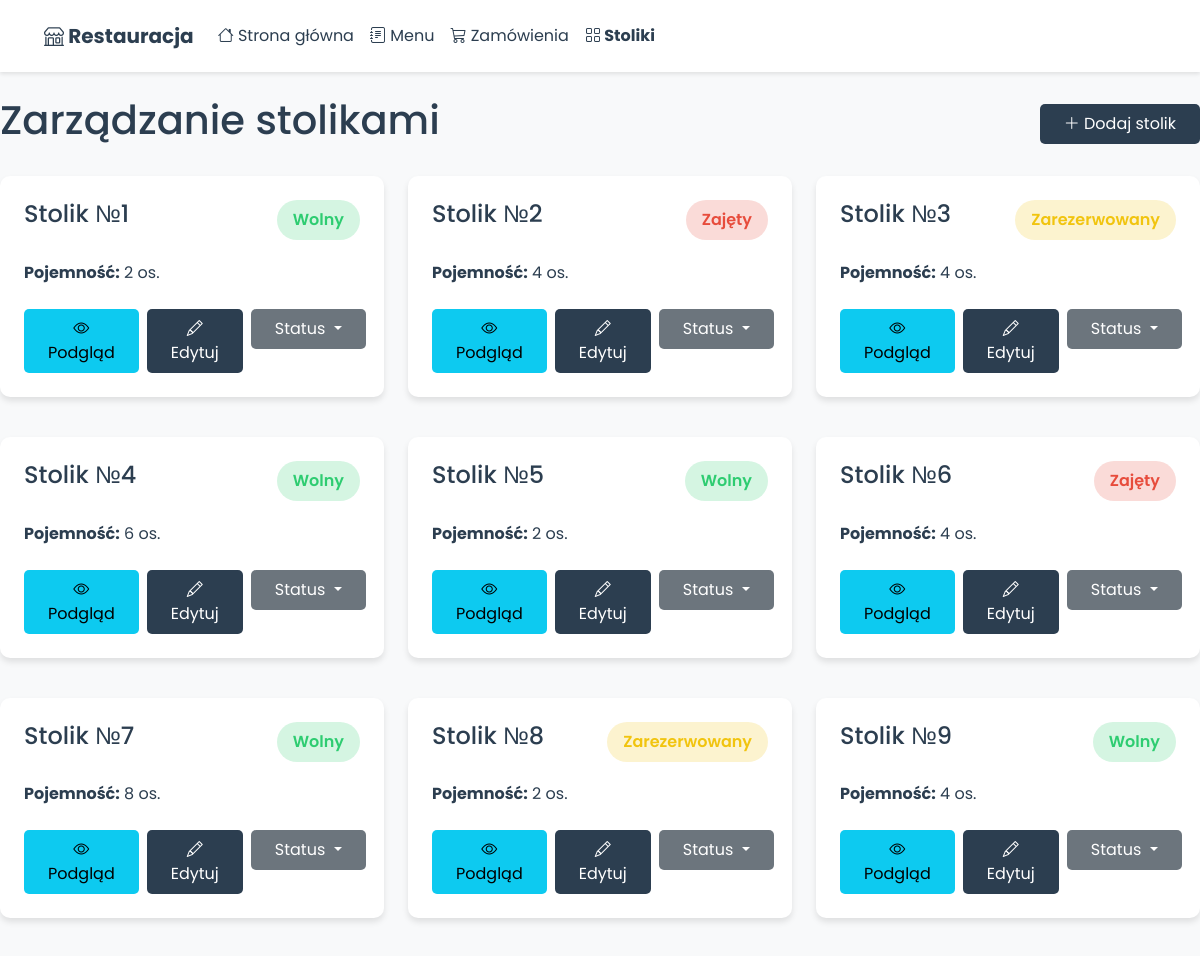
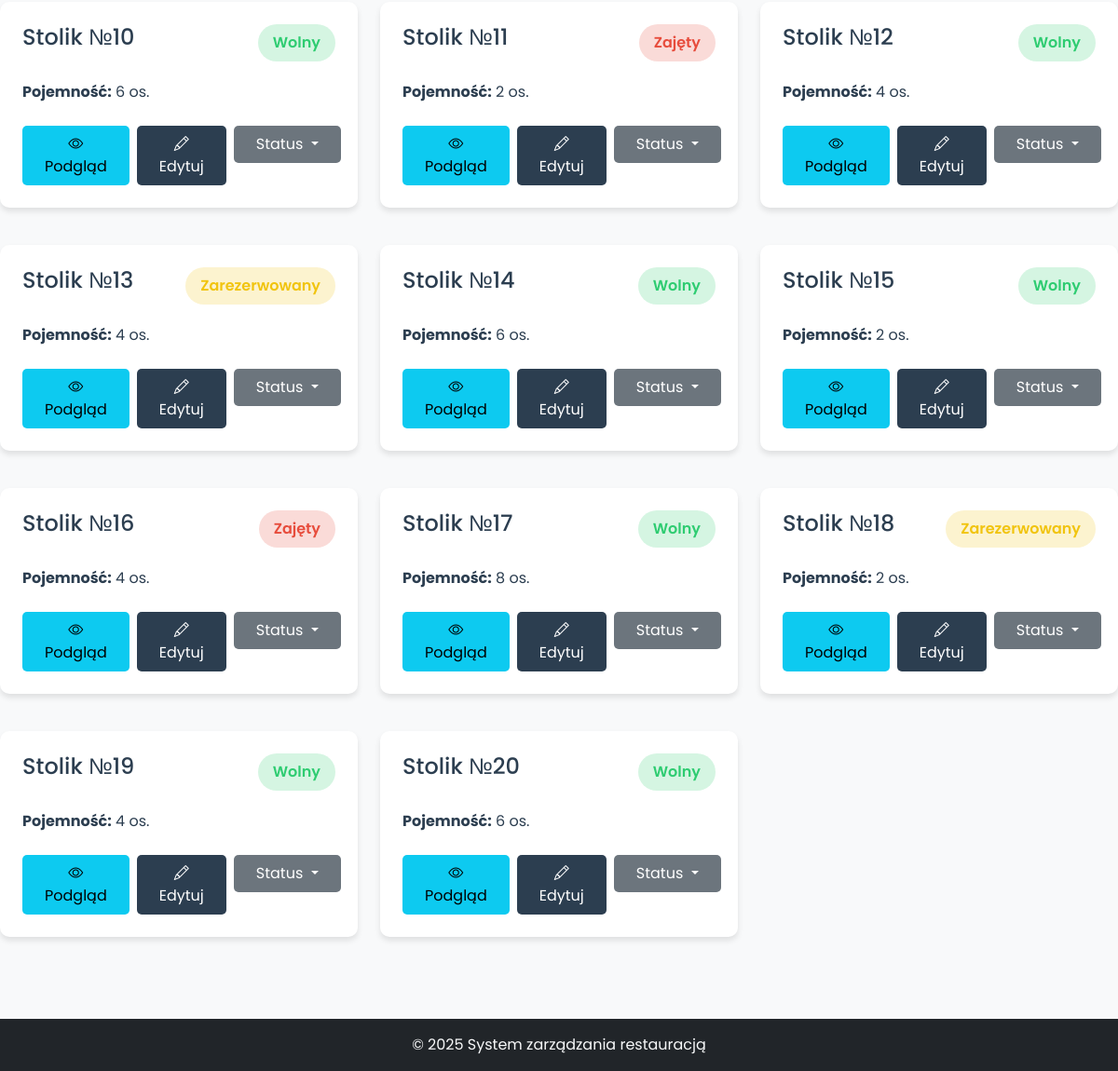
/?controller=tables, run on the app's committed database (2 pictures, top to bottom).
### tables this page shows
CREATE TABLE IF NOT EXISTS tables (
    id INT PRIMARY KEY AUTO_INCREMENT,
    number INT NOT NULL UNIQUE,
    capacity INT NOT NULL,
    status ENUM('free', 'occupied', 'reserved') DEFAULT 'free',
    created_at TIMESTAMP DEFAULT CURRENT_TIMESTAMP
);

### controllers/Controller.php (called while the page is built, shortened)
<?php
class Controller {
    protected function render($view, $data = []) {
        extract($data);
        $viewFile = BASE_PATH . '/views/' . $view . '.php';
        if (file_exists($viewFile)) {
            include BASE_PATH . '/views/layouts/header.php';
            include $viewFile;
            include BASE_PATH . '/views/layouts/footer.php';
        } else {
            throw new \Exception("Nie znaleziono pliku widoku: " . $view);
        }
    }
}

### controllers/TablesController.php (called while the page is built, shortened)
<?php
class TablesController extends Controller {
    private $tableModel;
    public function __construct() {
        $this->tableModel = new \models\TableModel();
    }
    public function index() {
        $tables = $this->tableModel->getTables();
        $this->render('tables/index', ['tables' => $tables]);
    }
}

### index.php (called while the page is built, shortened)
<?php
spl_autoload_register(function ($class) {
    $file = BASE_PATH . '/' . str_replace('\\', '/', $class) . '.php';
});
$controller = isset($_GET['controller']) ? $_GET['controller'] : 'home';
$action = isset($_GET['action']) ? $_GET['action'] : 'index';
$controllerClass = ucfirst($controller) . 'Controller';
$controllerFile = BASE_PATH . '/controllers/' . $controllerClass . '.php';
try {
    if (file_exists($controllerFile)) {
        $controllerInstance = new $controllerClass();
        if (method_exists($controllerInstance, $action)) {
            $controllerInstance->$action();
        } else {
            throw new Exception("Action not found");
        }
    } else {
        throw new Exception("Controller not found");
    }
} catch (Exception $e) {
    echo "Error: " . $e->getMessage();
}

### config/database.php (called while the page is built)
<?php
return [
    'host' => 'localhost',
    'dbname' => 'restaurant',
    'username' => 'root',
    'password' => 'root',
    'charset' => 'utf8mb4'
];

### models/Model.php (called while the page is built, shortened)
<?php
class Model {
    protected $db;
    public function __construct() {
        $config = require BASE_PATH . '/config/database.php';
        try {
            $this->db = new \PDO(
                "mysql:host={$config['host']};dbname={$config['dbname']};charset={$config['charset']}",
                $config['username'],
                $config['password'],
                [
                    \PDO::ATTR_ERRMODE => \PDO::ERRMODE_EXCEPTION,
                    \PDO::ATTR_DEFAULT_FETCH_MODE => \PDO::FETCH_ASSOC,
                    \PDO::ATTR_EMULATE_PREPARES => false
                ]
            );
        } catch (\PDOException $e) {
            die("Połączenie nie powiodło się: " . $e->getMessage());
        }
    }
    protected function query($sql, $params = []) {
        $stmt = $this->db->prepare($sql);
        $stmt->execute($params);
        return $stmt;
    }
    protected function findAll($sql, $params = []) {
        return $this->query($sql, $params)->fetchAll();
    }
}

### models/TableModel.php (called while the page is built, shortened)
<?php
class TableModel extends Model {
    public function getTables() {
        return $this->findAll("SELECT * FROM tables ORDER BY number");
    }
}

### views/tables/index.php (the view, shortened to what this page needs)
<div class="d-flex justify-content-between align-items-center mb-4">
    <h1 class="fade-in">Zarządzanie stolikami</h1>
    <a href="<?= BASE_URL ?>?controller=tables&action=add" class="btn btn-primary fade-in">
        <i class="bi bi-plus-lg"></i> Dodaj stolik
    </a>
</div>
<div class="row">
    <?php foreach ($tables as $table): ?>
        <div class="col-md-4 mb-4 fade-in">
            <div class="dashboard-card">
                <div class="d-flex justify-content-between align-items-start mb-3">
                    <h3>Stolik №<?= $table['number'] ?></h3>
                    <span class="table-status status-<?= $table['status'] ?>">
                        <?= getStatusText($table['status']) ?>
                    </span>
                </div>
                <p class="mb-4">
                    <strong>Pojemność:</strong> <?= $table['capacity'] ?> os.
                </p>
                <div class="d-flex gap-2">
                    <a href="<?= BASE_URL ?>?controller=tables&action=view&id=<?= $table['id'] ?>"
                       class="btn btn-info">
                        <i class="bi bi-eye"></i> Podgląd
                    </a>
                    <a href="<?= BASE_URL ?>?controller=tables&action=edit&id=<?= $table['id'] ?>"
                       class="btn btn-primary">
                        <i class="bi bi-pencil"></i> Edytuj
                    </a>
                    <div class="dropdown">
                        <button class="btn btn-secondary dropdown-toggle" type="button"
                                data-bs-toggle="dropdown">
                            Status
                        </button>
                    </div>
                </div>
            </div>
        </div>
    <?php endforeach; ?>
</div>
<?php
function getStatusText($status) {
    switch ($status) {
        case 'free':
            return 'Wolny';
        case 'reserved':
            return 'Zarezerwowany';
        case 'occupied':
            return 'Zajęty';
    }
}
?>

### public/css/style.css (style rules this page uses)
:root { --primary-color: #2c3e50; --secondary-color: #e74c3c; --accent-color: #3498db; --success-color: #2ecc71; --warning-color: #f1c40f; --danger-color: #e74c3c; --light-bg: #f8f9fa; --dark-bg: #2c3e50; --transition: all 0.3s ease; }
body { font-family: 'Poppins', sans-serif; background-color: var(--light-bg); color: var(--primary-color); }
.btn { border-radius: 5px; padding: 0.5rem 1.5rem; transition: var(--transition); border: none; }
.btn-primary { background-color: var(--primary-color); }
.table-status { padding: 0.5rem 1rem; border-radius: 20px; font-weight: 600; }
.status-free { background-color: rgba(46, 204, 113, 0.2); color: var(--success-color); }
.status-occupied { background-color: rgba(231, 76, 60, 0.2); color: var(--danger-color); }
.status-reserved { background-color: rgba(241, 196, 15, 0.2); color: var(--warning-color); }
.fade-in { animation: fadeIn 0.5s ease-in; }
.dashboard-card { background: white; border-radius: 10px; padding: 1.5rem; margin-bottom: 1rem; box-shadow: 0 4px 6px rgba(0,0,0,0.1); transition: var(--transition); }
.dashboard-card h3 { color: var(--primary-color); font-size: 1.5rem; margin-bottom: 1rem; }

### data on the page
tables: number "1", status "Wolny", capacity "2"
tables: number "2", status "Zajęty", capacity "4"
tables: number "3", status "Zarezerwowany", capacity "4"
tables: number "4", status "Wolny", capacity "6"
tables: number "5", status "Wolny", capacity "2"
tables: number "6", status "Zajęty", capacity "4"
tables: number "7", status "Wolny", capacity "8"
tables: number "8", status "Zarezerwowany", capacity "2"
tables: number "9", status "Wolny", capacity "4"
tables: number "10", status "Wolny", capacity "6"
tables: number "11", status "Zajęty", capacity "2"
tables: number "12", status "Wolny", capacity "4"
tables: number "13", status "Zarezerwowany", capacity "4"
tables: number "14", status "Wolny", capacity "6"
tables: number "15", status "Wolny", capacity "2"
tables: number "16", status "Zajęty", capacity "4"
tables: number "17", status "Wolny", capacity "8"
tables: number "18", status "Zarezerwowany", capacity "2"
tables: number "19", status "Wolny", capacity "4"
tables: number "20", status "Wolny", capacity "6"
